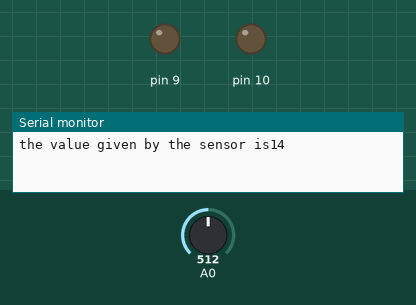
This sketch was run on a simulated Arduino Uno, built with avr-gcc and run on an emulated ATmega328P. Shown: output pins drawn as LEDs (lit = HIGH), the last lines printed to the serial monitor. The test bench sets the inputs (shaded band); at power-on: A0 = 512.

Above: at 0.1 s.
At 2.1 s:
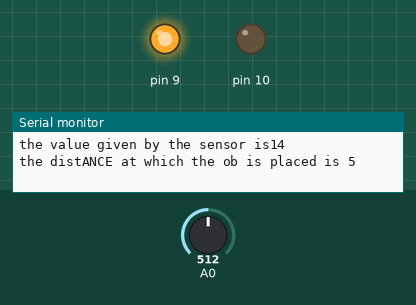
Timing chart, 0 to 3.6 s (numbered marks = the images above):
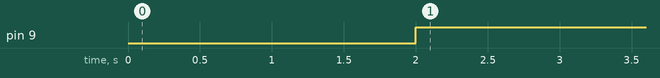

Measured:
- by itself, pin 9: LOW → HIGH at 2.0 s

The sketch:

gateOpeningbyPR.ino
```cpp
void setup() {
  // put your setup code here, to run once:

pinMode(A0,INPUT);
pinMode(10,OUTPUT);
pinMode(9,OUTPUT);
Serial.begin(9600);

}

void loop() {
  // put your main code here, to run repeatedly:
  int d = analogRead(A0);
  Serial.print("the value given by the sensor is");
  Serial.println(A0);
  delay(1000);
  int s= map(ADC,0,1023,10,0);
  Serial.print("the distANCE at which the ob is placed is ");
  Serial.println(s);
  delay(1000);
  if(0<s<=1)
  {
    digitalWrite(9,HIGH);
    digitalWrite(10,LOW);
   delay(1000);
  }
  else
  {
    digitalWrite(9,LOW);
    digitalWrite(10,HIGH);
    delay(1000);
  }

}
```
